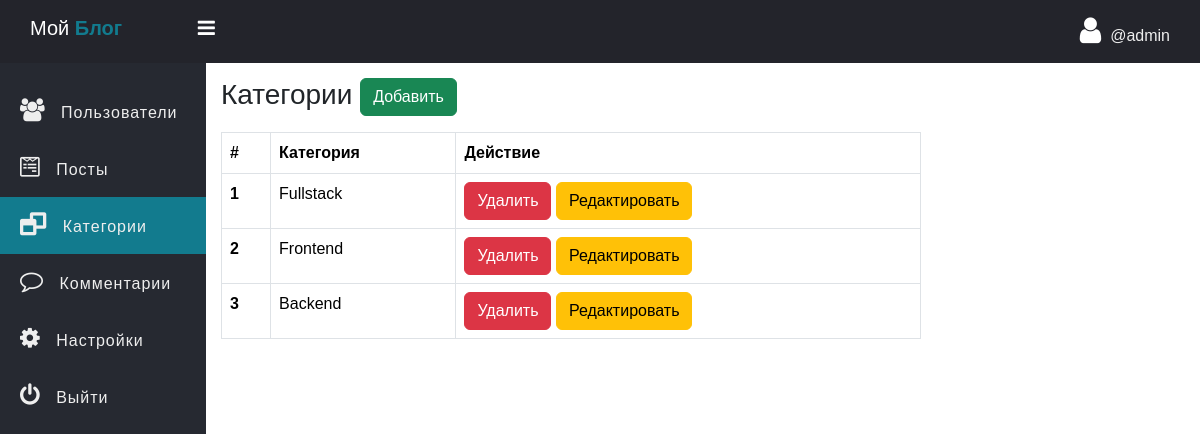
The app's page /admin/category.php (signed in) with its own data.
### tables this page shows
CREATE TABLE `category` (
  `id` int NOT NULL,
  `category` varchar(127) NOT NULL
);

### admin/data/category.php (called while the page is built, shortened)
<?php
function getAll($conn) {
	$sql = "SELECT * FROM category";
	$stmt = $conn->prepare($sql);
	$stmt->execute();
	if($stmt->rowCount() >= 1){
		$data = $stmt->fetchAll();
		return $data;
	}else {
		return 0;
	}
}

### admin/category.php (the view, shortened to what this page needs)
<?php
if (isset($_SESSION['admin_id']) && isset($_SESSION['username'])) {
 ?>
<!DOCTYPE html>
<html>
<head>
	<link rel="stylesheet" href="https://stackpath.bootstrapcdn.com/font-awesome/4.7.0/css/font-awesome.min.css">
	<link href="https://cdn.jsdelivr.net/npm/bootstrap@5.3.2/dist/css/bootstrap.min.css" rel="stylesheet">
	<link rel="stylesheet" href="../css/side-bar.css">
	<link rel="stylesheet" href="../css/style.css">
</head>
<body>
<?php
	include "inc/side-nav.php";
	include_once("data/category.php");
	include_once("../db_conn.php");
	$categories = getAll($conn);
?>
	<div class="main-table">
		<h3 class="mb-3">Категории
			<a href="category-add.php" class="btn btn-success">Добавить</a></h3>
		<?php if ($categories != 0) { ?>
		<table class="table t1 table-bordered">
		 	<thead>
		    	<tr>
		      		<th scope="col">#</th>
		      		<th scope="col">Категория</th>
		      		<th scope="col">Действие</th>
		    	</tr>
		  	</thead>
		  	<tbody>
		  		<?php foreach ($categories as $category) { ?>
		    	<tr>
		      		<th scope="row"><?=$category['id'] ?></th>
				    <td><?=$category['category'] ?></td>
				     <td>
				     	<a href="category-delete.php?id=<?=$category['id'] ?>" class="btn btn-danger">Удалить</a>
				     	<a href="category-edit.php?id=<?=$category['id'] ?>" class="btn btn-warning">Редактировать</a>
				     </td>
		    	</tr>
		    	<?php } ?>
		  	</tbody>
		</table>
		<?php }else{ ?>
			<div class="alert alert-warning">
				Пусто
			</div>
		<?php } ?>
	</div>
	</section>
	</div>
</body>
</html>
<?php }else {
	header("Location: ../admin-login.php");
	exit;
} ?>

### css/side-bar.css (style rules this page uses)
* { padding: 0; margin: 0; box-sizing: border-box; font-family: arial, sans-serif; }

### css/style.css (style rules this page uses)
.main-table { width: 90%; max-width: 700px; }

### records on screen
category: id "1", category "Fullstack"
category: id "2", category "Frontend"
category: id "3", category "Backend"

### other values on screen
$_SESSION['username'] "admin"
